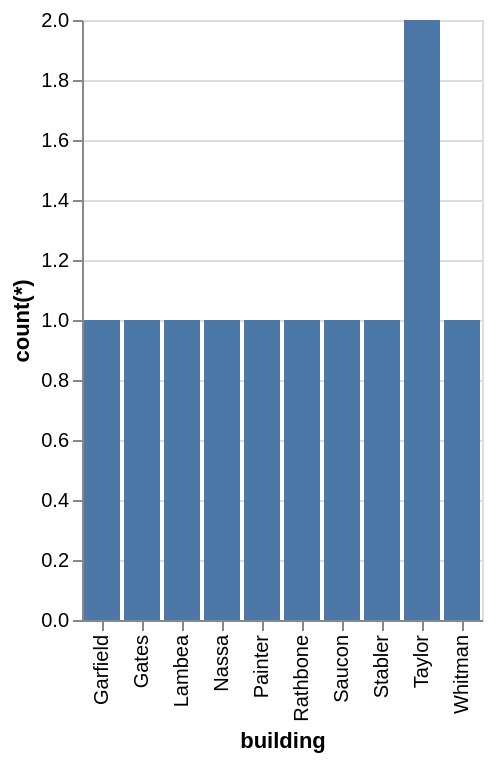

Specify this chart in Vega-Lite:
### Vega-Lite specification from a JSON file in a GitHub repository (floating-point values rounded to 4 significant figures)
{"data": {"values": [{"x_data": "Garfield", "y_data": 1}, {"x_data": "Gates", "y_data": 1}, {"x_data": "Lambea", "y_data": 1}, {"x_data": "Nassa", "y_data": 1}, {"x_data": "Painter", "y_data": 1}, {"x_data": "Rathbone", "y_data": 1}, {"x_data": "Saucon", "y_data": 1}, {"x_data": "Stabler", "y_data": 1}, {"x_data": "Taylor", "y_data": 2}, {"x_data": "Whitman", "y_data": 1}]}, "mark": "bar", "encoding": {"x": {"field": "x_data", "type": "nominal", "title": "building", "sort": "ascending"}, "y": {"field": "y_data", "type": "quantitative", "title": "count(*)"}}}
